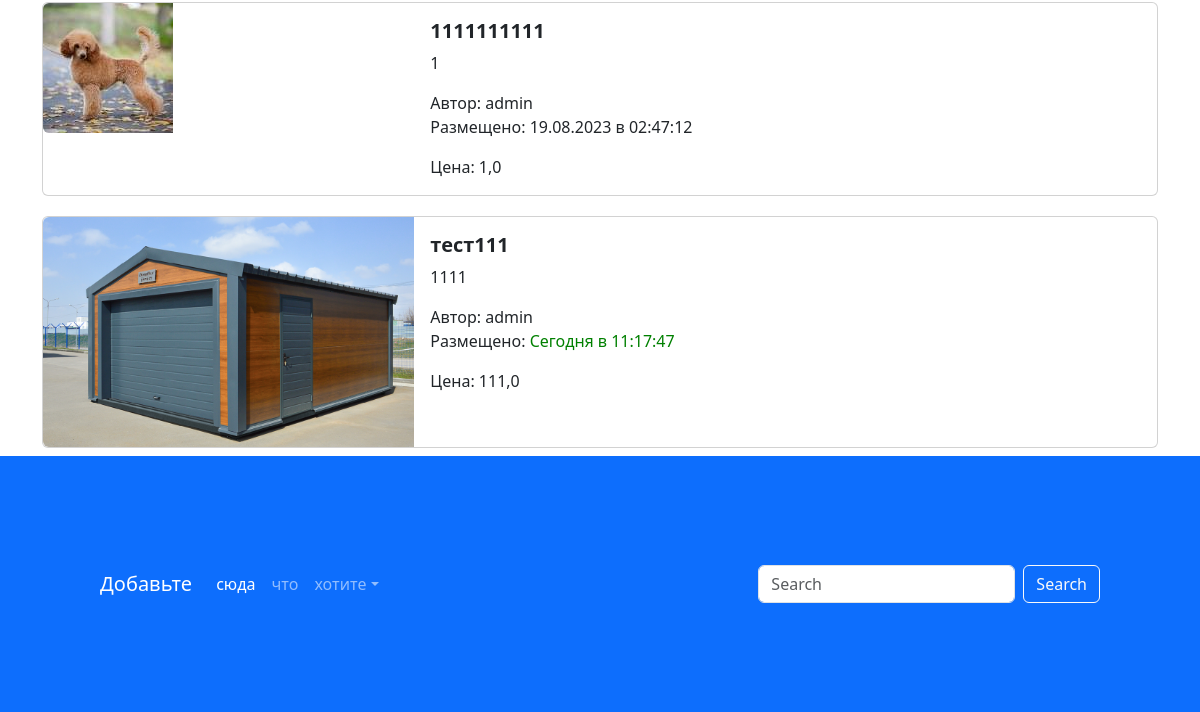
Before: / (lower part) with the older database file.
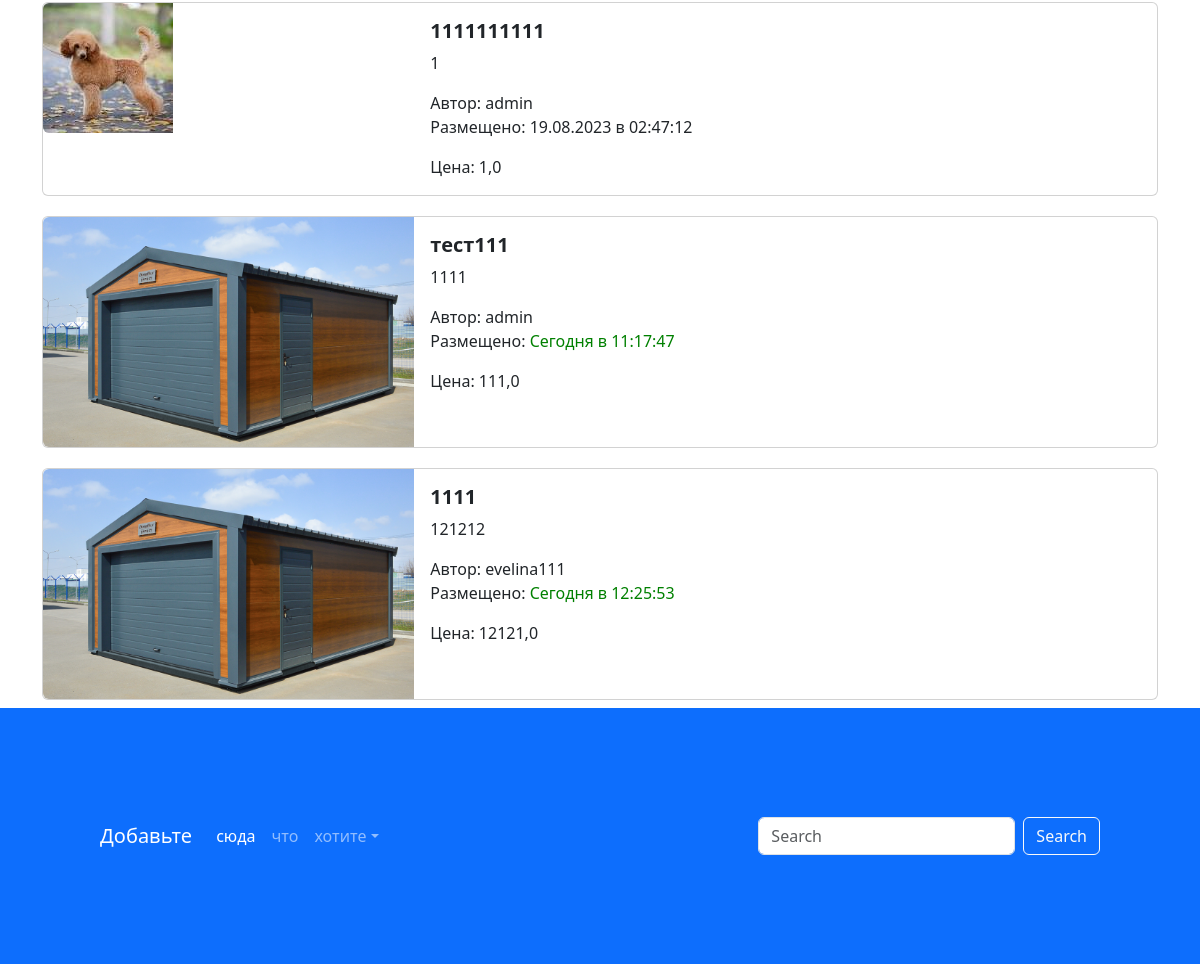
After: the same page with the newer database file.
### app_advertisment/models.py (models this page shows, shortened)
class Advertisement(models.Model):
    title = models.CharField("Заголовок", max_length=128)
    text = models.TextField("Текст")
    price = models.FloatField("Цена")
    user = models.ForeignKey(User, on_delete=models.CASCADE)
    date = models.DateTimeField("Дата", auto_now_add=True)
    updated_at = models.DateTimeField("Дата обновления", auto_now=True)
    auction = models.BooleanField("Торг", help_text="Возможен торг или нет", default=False)
    image = models.ImageField("Изображение", upload_to='advertisment/media/')
    class Meta:
        db_table = "Advertisement"
        verbose_name = 'Список объявлений'
        verbose_name_plural = 'Список объявлений'
    @admin.display(description="дата создания")
    def created_date(self):
        from django.utils import timezone
        from django.utils.html import format_html
        if self.date.date() == timezone.now().date():
            create_time = self.date.time().strftime('%H:%M:%S')
            return format_html(
                '<span style = "color:green; font-weigth:bold;">Сегодня в {} </span>',create_time
            )
        return self.date.strftime('%d.%m.%Y в %H:%M:%S')

### app_advertisment/views.py (the view)
# urls.py: path('', index, name="main-page"),
def index(request:WSGIRequest):
    advertisements : list[Advertisement] = Advertisement.objects.all()
    context = {"advertisements" : advertisements}
    return render(request, 'advertisement/index.html', context)

### templates/advertisement/index.html (shortened to what this page needs)
<!DOCTYPE html>
{% extends 'base.html' %}
{% load static %}
    {% block content %}
    <div class="container">
      {% for adv in advertisements %}
      <div class="col">
        <div class="card mb-2" style="max-width: 1200px; margin-top: 20px">
          <div class="row g-0">
            <div class="col-md-4">
              <a href="{% url 'advertisement' %}?adv={{ adv.pk }}" class="nav-link">
                {% if adv.image %}
                  <img src="{{ adv.image.url }}" class="img-fluid rounded-start" alt="Card title"/>
                {% else %}
                  <img src="{% static 'img/adv.png' %}" class="img-fluid rounded-start" alt="Card title">
                {% endif %}
              </a>
            </div>
            <div class="col-md-8">
              <div class="card-body">
                <h5 class="card-title">
                    <a href="{% url 'advertisement' %}?adv={{ adv.pk }}" class="nav-link">
                    <strong>{{ adv.title }}</strong></a>
                </h5>
                <a href="#" class="nav-link">
                  <p class="card-text">
                    {{ adv.text }}
                  </p>
                  <span>Автор: {{ adv.user}} </span>
                  <p class="card-text">Размещено: {{ adv.created_date }} </p>
                  <span>Цена: {{ adv.price }}</span>
                </a>
              </div>
            </div>
          </div>
        </div>
      </div>
      {% endfor %}
    </div>
    <footer style="padding: 100px" class="bg-primary">
      <nav class="navbar navbar-expand-sm navbar-dark">
        <a class="navbar-brand" href="#">Добавьте</a>
        <div class="collapse navbar-collapse" id="collapsibleNavId">
          <ul class="navbar-nav me-auto mt-2 mt-lg-0">
            <li class="nav-item">
              <a class="nav-link active" href="#" aria-current="page"
                >сюда<span class="visually-hidden">(current)</span></a
              >
            </li>
            <li class="nav-item">
              <a class="nav-link" href="#">что</a>
            </li>
            <li class="nav-item dropdown">
              <a
                class="nav-link dropdown-toggle"
                href="#"
                id="dropdownId"
                data-bs-toggle="dropdown"
                aria-haspopup="true"
                aria-expanded="false"
                >хотите</a
              >
            </li>
          </ul>
          <form class="d-flex my-2 my-lg-0">
            <input
              class="form-control me-sm-2"
              type="text"
              placeholder="Search"
            />
            <button class="btn btn-outline-light my-2 my-sm-0" type="submit">
              Search
            </button>
          </form>
        </div>
      </nav>
    </footer>
    {% endblock %}

Changed rows visible on the page:
added Advertisement: image (picture), title "1111", text "121212", user "evelina111", created_date "Сегодня в 12:25:53", price "12121,0"
